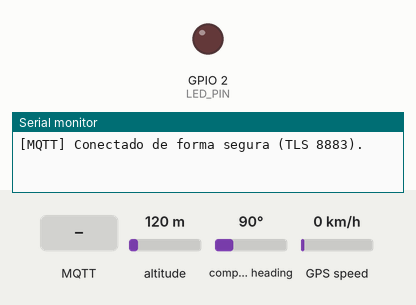
Recording of a sketch running on a simulated ESP32. On the bench: output pins drawn as LEDs (lit = HIGH), the last lines printed to the serial monitor. The inputs (shaded band) are chosen by the test bench; at power-on: GPS speed 0 km/h, altitude 120 m, compass heading 90°. WiFi joins after 1.5 s; servers stay silent unless stated; storage starts empty; random numbers use the default seed unless the sketch sets one; the GPS gets a fix after 3 s at 37.7749, -122.4194 with 8 satellites; no MQTT or app messages arrive unless stated.

Above: at 2.3 s.
2.4 s: GPS speed set to 90 km/h
At 3.08 s:
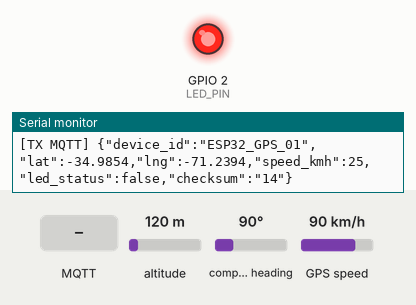
6.6 s: MQTT message "LED_ON" arrives on the first subscribed topic
10.5 s: MQTT message "LED_OFF" arrives on the first subscribed topic
13.5 s: GPS speed set to 118 km/h
16.5 s: MQTT message "MODE_ECO" arrives on the first subscribed topic
Timing chart, 0 to 19.7 s (numbered marks = the images above; inputs shaded):
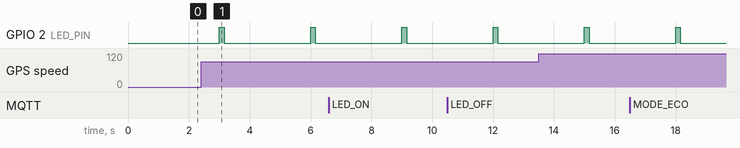

Measured:
- by itself, GPIO 2 (LED_PIN): alternates HIGH for 0.16 s and LOW for 2.8 s

The sketch:

rastreador_iot_u3.ino
```cpp
#include <WiFi.h>
#include <WiFiClientSecure.h>
#include <PubSubClient.h>
#include <SPIFFS.h>
#include <ArduinoJson.h>
#include <TinyGPS++.h>

// ==========================================
// CONFIGURACIÓN DE RED Y BROKER MQTT (TLS)
// ==========================================
const char* ssid = "Wokwi-GUEST"; // Cambiar por red Wi-Fi real si aplica
const char* password = "";

// Broker MQTT Público con soporte TLS/SSL (Puerto 8883 - Estándar ISO 27000)
const char* mqtt_server = "broker.emqx.io";
const int mqtt_port = 8883;

const char* mqtt_topic_pub = "inacap/ti3042/rastreador/telemetria";
const char* mqtt_topic_sub = "inacap/ti3042/rastreador/comandos";

// Certificado CA raíz para validación TLS (EMQX Public Broker)
const char* ca_cert = R"EOF(
-----BEGIN CERTIFICATE-----
MIIDrzCCApegAwIBAgIQCDvgVpBCRrGhdWrJWZHHSjANBgkqhkiG9w0BAQUFADBh
MQswCQYDVQQGEwJVUzEVMBMGA1UEChMMRGlnaUNlcnQgSW5jMRkwFwYDVQQLExB3
d3cuZGlnaWNlcnQuY29tMSAwHgYDVQQDExdEaWdpQ2VydCBHbG9iYWwgUm9vdCBD
QTAeFw0wNjExMTAwMDAwMDBaFw0zMTExMTAwMDAwMDBaMGExCzAJBgNVBAYTAlVT
MRUwEwYDVQQKEwxEaWdpQ2VydCBJbmMxGTAXBgNVBAsTEHd3dy5kaWdpY2VydC5j
b20xIDAeBgNVBAMTF0RpZ2lDZXJ0IEdsb2JhbCBSb290IENBMIIBIjANBgkqhkiG
9w0BAQEFAAOCAQ8AMIIBCgKCAQEA4jvhEXLeqKTTo1eqUKKPC3eQyaKl7hLOllsB
CSDMAZOnTjC3U/dDxGkAV53ijSLdhwZAAIEJzs4bg7/fzTtxRuLWZscFs3YnFo97
nh6Vfe63SKMI2tavegw5BmV/Sl0fvBf4q77uKNd0f3p4mVmFaG5cIzJLv07A6Fpt
43C/dxC//AH2hdmoRBBYMql1GNXRor5H4idq9Joz+EkIYIvUX7Q6hL+hqkpMfT7P
T19sdl6gSzeRntwi5m3OFBqOasv+zbMUZBfHWymeMr/y7vrTC0LUq7dBMtoM1O/4
gdW7jVg/tRvoSSiicNoxBN33shbyTApOB6jtSj1etX+jkMOvJwIDAQABo2MwYTAO
BgNVHQ8BAf8EBAMCAYYwDwYDVR0TAQH/BAUwAwEB/zAdBgNVHQ4EFgQUA95QNVbR
TLtm8KPiGxvDl7I90VUwHwYDVR0jBBgwFoAUA95QNVbRTLtm8KPiGxvDl7I90VUw
DQYJKoZIhvcNAQEFBQADggEBAMucN6pIExIK+t1EnE9SsPTfrgT1eXkIoyQY/Esr
hMAtudXH/vTBH1jLuG2cenTnmCmrEbXjcKChzUyImZOMkXDiqw8cvpOp/2PV5Adg
06O/nVsJ8dWO41P0jmP6P6fbtGbfYmbW0W5BjfIttep3Sp+dWOIrWcBAI+0tKIJF
PnlUkiaY4IBIqDfv8NZ5YBberOgOzW6sRBc4L0na4UU+Krk2U886UAb3LujEV0ls
YSEY1QSteDwsOoBrp+uvFRTp2InBuThs4pFsiv9kuXclVzDAGySj4dzp30d8tbQk
CAUw7C29C79Fv1C5qfPrmAESrciIxpg0X40KPMbp1ZWVbd4=
-----END CERTIFICATE-----
)EOF";

WiFiClientSecure espClient;
PubSubClient client(espClient);
TinyGPSPlus gps;

// Pines Hardware
const int LED_PIN = 2;       // Actuador LED de estado / alerta
const int GPS_RX_PIN = 16;
const int GPS_TX_PIN = 17;

bool ledState = false;
bool highFrequencyMode = false; // Controlado remotamente desde App Android
unsigned long sendInterval = 3000;
unsigned long lastSendTime = 0;

// Variables de simulación GPS (Curicó, Chile) en caso de entorno Wokwi sin señal satelital
double simLat = -34.985400;
double simLng = -71.239400;
float simSpeed = 25.0;

// ==========================================
// ALMACENAMIENTO TEMPORAL OFF-LINE (SPIFFS)
// ==========================================
void saveOfflineData(String payload) {
  File file = SPIFFS.open("/offline_queue.jsonl", FILE_APPEND);
  if (file) {
    file.println(payload);
    file.close();
    Serial.println("[OFFLINE] Dato guardado en memoria SPIFFS.");
  }
}

void syncOfflineData() {
  if (!SPIFFS.exists("/offline_queue.jsonl")) return;

  Serial.println("[SYNC] Sincronizando datos almacenados localmente...");
  File file = SPIFFS.open("/offline_queue.jsonl", FILE_READ);
  while (file.available()) {
    String line = file.readStringUntil('\n');
    line.trim();
    if (line.length() > 0) {
      if (client.publish(mqtt_topic_pub, line.c_str())) {
        delay(100);
      }
    }
  }
  file.close();
  SPIFFS.remove("/offline_queue.jsonl");
  Serial.println("[SYNC] Sincronización completada y memoria liberada.");
}

// ==========================================
// RECEPCIÓN DE COMANDOS DESDE APP MÓVIL
// ==========================================
void mqttCallback(char* topic, byte* payload, unsigned int length) {
  String message;
  for (unsigned int i = 0; i < length; i++) {
    message += (char)payload[i];
  }
  Serial.print("[RX APP] Comando recibido: ");
  Serial.println(message);

  StaticJsonDocument<256> doc;
  DeserializationError error = deserializeJson(doc, message);
  if (error) return;

  String cmd = doc["command"] | "";
  if (cmd == "LED_ON") {
    ledState = true;
    digitalWrite(LED_PIN, HIGH);
  } else if (cmd == "LED_OFF") {
    ledState = false;
    digitalWrite(LED_PIN, LOW);
  } else if (cmd == "MODE_ECO") {
    sendInterval = 10000; // Ahorro energético: envía cada 10s
  } else if (cmd == "MODE_NORMAL") {
    sendInterval = 3000;
  }
}

// ==========================================
// RECONEXIÓN AUTOMÁTICA WI-FI Y MQTT
// ==========================================
void connectWiFi() {
  if (WiFi.status() == WL_CONNECTED) return;
  WiFi.begin(ssid, password);
  int retries = 0;
  while (WiFi.status() != WL_CONNECTED && retries < 10) {
    delay(500);
    retries++;
  }
}

void reconnectMQTT() {
  if (WiFi.status() != WL_CONNECTED) return;
  if (!client.connected()) {
    String clientId = "ESP32-Tracker-" + String(random(0xffff), HEX);
    if (client.connect(clientId.c_str())) {
      Serial.println("[MQTT] Conectado de forma segura (TLS 8883).");
      client.subscribe(mqtt_topic_sub);
      syncOfflineData(); // Sincronizar datos pendientes al volver conexión
    }
  }
}

// Cálculo simple de integridad (Checksum XOR)
String calculateChecksum(String data) {
  byte crc = 0;
  for (unsigned int i = 0; i < data.length(); i++) {
    crc ^= data[i];
  }
  return String(crc, HEX);
}

void setup() {
  Serial.begin(115200);
  Serial2.begin(9600, SERIAL_8N1, GPS_RX_PIN, GPS_TX_PIN);
  pinMode(LED_PIN, OUTPUT);

  if (!SPIFFS.begin(true)) {
    Serial.println("[ERROR] Fallo al inicializar SPIFFS");
  }

  espClient.setCACert(ca_cert);
  client.setServer(mqtt_server, mqtt_port);
  client.setCallback(mqttCallback);
}

void loop() {
  connectWiFi();
  if (WiFi.status() == WL_CONNECTED) {
    if (!client.connected()) {
      reconnectMQTT();
    } else {
      client.loop();
    }
  }

  while (Serial2.available() > 0) {
    gps.encode(Serial2.read());
  }

  if (millis() - lastSendTime >= sendInterval) {
    lastSendTime = millis();

    double lat = gps.location.isValid() ? gps.location.lat() : simLat;
    double lng = gps.location.isValid() ? gps.location.lng() : simLng;
    float spd = gps.speed.isValid() ? gps.speed.kmph() : simSpeed;

    // Simular leve desplazamiento en modo prueba
    if (!gps.location.isValid()) {
      simLat += 0.00012;
      simLng += 0.00008;
    }

    // Construcción del paquete JSON con validación de integridad
    StaticJsonDocument<256> doc;
    doc["device_id"] = "ESP32_GPS_01";
    doc["lat"] = lat;
    doc["lng"] = lng;
    doc["speed_kmh"] = spd;
    doc["led_status"] = ledState;

    String rawData = String(lat, 6) + "," + String(lng, 6) + "," + String(spd, 1);
    doc["checksum"] = calculateChecksum(rawData);

    String payload;
    serializeJson(doc, payload);

    if (WiFi.status() == WL_CONNECTED && client.connected()) {
      digitalWrite(LED_PIN, HIGH);
      client.publish(mqtt_topic_pub, payload.c_str());
      Serial.println("[TX MQTT] " + payload);
      delay(150);
      if (!ledState) digitalWrite(LED_PIN, LOW);
    } else {
      saveOfflineData(payload);
    }
  }
}
```
